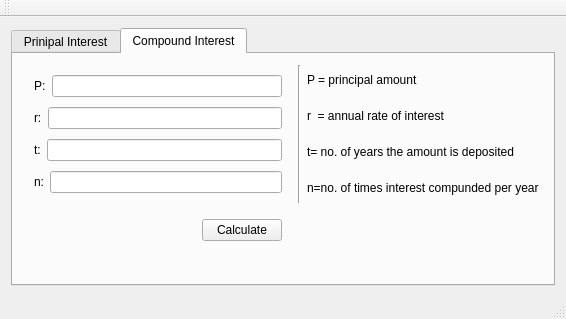
<?xml version="1.0" encoding="UTF-8"?>
<ui version="4.0">
 <class>MainWindow</class>
 <widget class="QMainWindow" name="MainWindow">
  <property name="sizePolicy">
   <sizepolicy hsizetype="Minimum" vsizetype="Minimum">
    <horstretch>0</horstretch>
    <verstretch>0</verstretch>
   </sizepolicy>
  </property>
  <property name="maximumSize">
   <size>
    <width>656</width>
    <height>400</height>
   </size>
  </property>
  <property name="windowTitle">
   <string>Interest Calculator</string>
  </property>
  <widget class="QWidget" name="centralWidget">
   <layout class="QVBoxLayout" name="verticalLayout_5">
    <item>
     <widget class="QTabWidget" name="tabWidget">
      <property name="currentIndex">
       <number>1</number>
      </property>
      <widget class="QWidget" name="tab_PI">
       <attribute name="title">
        <string>Prinipal Interest</string>
       </attribute>
       <layout class="QGridLayout" name="gridLayout">
        <item row="2" column="0" colspan="2">
         <widget class="QLabel" name="lbl_interestPI">
          <property name="text">
           <string/>
          </property>
          <property name="margin">
           <number>10</number>
          </property>
         </widget>
        </item>
        <item row="0" column="0">
         <layout class="QVBoxLayout" name="verticalLayout_2">
          <property name="spacing">
           <number>10</number>
          </property>
          <property name="leftMargin">
           <number>10</number>
          </property>
          <property name="topMargin">
           <number>10</number>
          </property>
          <property name="rightMargin">
           <number>10</number>
          </property>
          <property name="bottomMargin">
           <number>10</number>
          </property>
          <item>
           <widget class="QLabel" name="lbl_principalAmount">
            <property name="text">
             <string>Principal Amount:</string>
            </property>
           </widget>
          </item>
          <item>
           <widget class="QLabel" name="lbl_rateOfInterest">
            <property name="text">
             <string>Interest Rate (%):</string>
            </property>
           </widget>
          </item>
          <item>
           <widget class="QLabel" name="lbl_time">
            <property name="text">
             <string>Time (years):</string>
            </property>
           </widget>
          </item>
         </layout>
        </item>
        <item row="0" column="1">
         <layout class="QVBoxLayout" name="verticalLayout_3">
          <property name="spacing">
           <number>10</number>
          </property>
          <property name="leftMargin">
           <number>10</number>
          </property>
          <property name="topMargin">
           <number>10</number>
          </property>
          <property name="rightMargin">
           <number>10</number>
          </property>
          <property name="bottomMargin">
           <number>10</number>
          </property>
          <item>
           <widget class="QLineEdit" name="lineEdit_amount"/>
          </item>
          <item>
           <widget class="QLineEdit" name="lineEdit_rate"/>
          </item>
          <item>
           <widget class="QLineEdit" name="lineEdit_time"/>
          </item>
         </layout>
        </item>
        <item row="1" column="0" colspan="2">
         <layout class="QHBoxLayout" name="horizontalLayout">
          <property name="spacing">
           <number>10</number>
          </property>
          <property name="leftMargin">
           <number>10</number>
          </property>
          <property name="topMargin">
           <number>10</number>
          </property>
          <property name="rightMargin">
           <number>10</number>
          </property>
          <property name="bottomMargin">
           <number>10</number>
          </property>
          <item>
           <spacer name="horizontalSpacer">
            <property name="orientation">
             <enum>Qt::Horizontal</enum>
            </property>
            <property name="sizeHint" stdset="0">
             <size>
              <width>328</width>
              <height>24</height>
             </size>
            </property>
           </spacer>
          </item>
          <item>
           <widget class="QPushButton" name="btn_calculatePI">
            <property name="text">
             <string>Calculate</string>
            </property>
           </widget>
          </item>
         </layout>
        </item>
       </layout>
       <zorder>lbl_principalAmount</zorder>
       <zorder>lbl_rateOfInterest</zorder>
       <zorder>lbl_time</zorder>
       <zorder>lbl_interestPI</zorder>
       <zorder>btn_calculatePI</zorder>
       <zorder>lineEdit_amount</zorder>
       <zorder>lineEdit_rate</zorder>
       <zorder>lineEdit_time</zorder>
       <zorder>horizontalSpacer</zorder>
       <zorder>horizontalSpacer_2</zorder>
       <zorder>lineEdit_amount</zorder>
       <zorder>horizontalSpacer_3</zorder>
       <zorder>horizontalSpacer_4</zorder>
       <zorder></zorder>
      </widget>
      <widget class="QWidget" name="tab_CI">
       <attribute name="title">
        <string>Compound Interest</string>
       </attribute>
       <layout class="QGridLayout" name="gridLayout_2">
        <item row="1" column="0">
         <layout class="QHBoxLayout" name="horizontalLayout_5">
          <property name="spacing">
           <number>10</number>
          </property>
          <property name="leftMargin">
           <number>10</number>
          </property>
          <property name="topMargin">
           <number>10</number>
          </property>
          <property name="rightMargin">
           <number>10</number>
          </property>
          <property name="bottomMargin">
           <number>10</number>
          </property>
          <item>
           <spacer name="horizontalSpacer_2">
            <property name="orientation">
             <enum>Qt::Horizontal</enum>
            </property>
            <property name="sizeHint" stdset="0">
             <size>
              <width>168</width>
              <height>20</height>
             </size>
            </property>
           </spacer>
          </item>
          <item>
           <widget class="QPushButton" name="btn_calculateCI">
            <property name="text">
             <string>Calculate</string>
            </property>
           </widget>
          </item>
         </layout>
        </item>
        <item row="0" column="0">
         <layout class="QVBoxLayout" name="verticalLayout_6">
          <property name="spacing">
           <number>10</number>
          </property>
          <property name="leftMargin">
           <number>10</number>
          </property>
          <property name="topMargin">
           <number>10</number>
          </property>
          <property name="rightMargin">
           <number>10</number>
          </property>
          <property name="bottomMargin">
           <number>10</number>
          </property>
          <item>
           <layout class="QHBoxLayout" name="horizontalLayout_2">
            <item>
             <widget class="QLabel" name="label">
              <property name="text">
               <string>P:</string>
              </property>
             </widget>
            </item>
            <item>
             <widget class="QLineEdit" name="lineEdit_P"/>
            </item>
           </layout>
          </item>
          <item>
           <layout class="QHBoxLayout" name="horizontalLayout_3">
            <item>
             <widget class="QLabel" name="label_2">
              <property name="text">
               <string>r:</string>
              </property>
             </widget>
            </item>
            <item>
             <widget class="QLineEdit" name="lineEdit_r"/>
            </item>
           </layout>
          </item>
          <item>
           <layout class="QHBoxLayout" name="horizontalLayout_4">
            <item>
             <widget class="QLabel" name="label_3">
              <property name="text">
               <string>t:</string>
              </property>
             </widget>
            </item>
            <item>
             <widget class="QLineEdit" name="lineEdit_t"/>
            </item>
           </layout>
          </item>
          <item>
           <layout class="QHBoxLayout" name="horizontalLayout_6">
            <item>
             <widget class="QLabel" name="label_4">
              <property name="text">
               <string>n:</string>
              </property>
             </widget>
            </item>
            <item>
             <widget class="QLineEdit" name="lineEdit_n"/>
            </item>
           </layout>
          </item>
         </layout>
        </item>
        <item row="0" column="2">
         <layout class="QVBoxLayout" name="verticalLayout_4">
          <item>
           <widget class="QLabel" name="label_7">
            <property name="text">
             <string>P = principal amount</string>
            </property>
           </widget>
          </item>
          <item>
           <widget class="QLabel" name="label_8">
            <property name="text">
             <string>r  = annual rate of interest</string>
            </property>
           </widget>
          </item>
          <item>
           <widget class="QLabel" name="label_9">
            <property name="text">
             <string>t= no. of years the amount is deposited</string>
            </property>
           </widget>
          </item>
          <item>
           <widget class="QLabel" name="label_6">
            <property name="text">
             <string>n=no. of times interest compunded per year </string>
            </property>
           </widget>
          </item>
         </layout>
        </item>
        <item row="0" column="1">
         <widget class="Line" name="line">
          <property name="orientation">
           <enum>Qt::Vertical</enum>
          </property>
         </widget>
        </item>
        <item row="2" column="0" colspan="3">
         <widget class="QLabel" name="label_A">
          <property name="sizePolicy">
           <sizepolicy hsizetype="Preferred" vsizetype="Preferred">
            <horstretch>0</horstretch>
            <verstretch>0</verstretch>
           </sizepolicy>
          </property>
          <property name="text">
           <string/>
          </property>
         </widget>
        </item>
       </layout>
       <zorder>label</zorder>
       <zorder>label_2</zorder>
       <zorder>label_3</zorder>
       <zorder>label_4</zorder>
       <zorder>label_A</zorder>
       <zorder>lineEdit_P</zorder>
       <zorder>lineEdit_r</zorder>
       <zorder>lineEdit_t</zorder>
       <zorder>lineEdit_n</zorder>
       <zorder>btn_calculateCI</zorder>
       <zorder>label_6</zorder>
       <zorder>label_7</zorder>
       <zorder>label_8</zorder>
       <zorder>label_9</zorder>
       <zorder>line</zorder>
       <zorder>lineEdit_n</zorder>
       <zorder>horizontalSpacer_2</zorder>
      </widget>
     </widget>
    </item>
   </layout>
  </widget>
  <widget class="QMenuBar" name="menuBar">
   <property name="geometry">
    <rect>
     <x>0</x>
     <y>0</y>
     <width>488</width>
     <height>25</height>
    </rect>
   </property>
  </widget>
  <widget class="QToolBar" name="mainToolBar">
   <attribute name="toolBarArea">
    <enum>TopToolBarArea</enum>
   </attribute>
   <attribute name="toolBarBreak">
    <bool>false</bool>
   </attribute>
  </widget>
  <widget class="QStatusBar" name="statusBar"/>
 </widget>
 <layoutdefault spacing="6" margin="11"/>
 <resources/>
 <connections/>
</ui>
